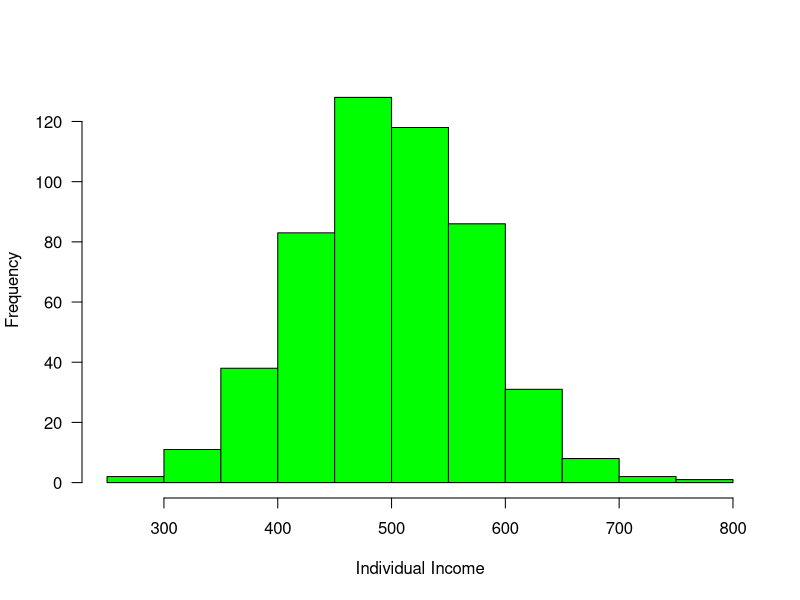
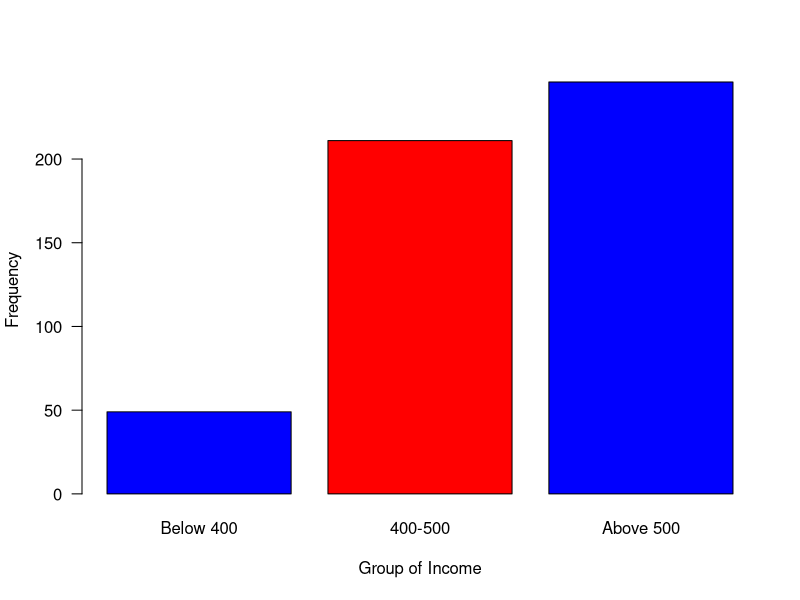

The R script that drew these images, in order:
## ---- chunk 1
2+3
## ---- chunk 2
x = 5
x^2
## ---- chunk 3
data = rnorm(25)
sum(data)
sd(data)
mean(data)
median(data)
## ---- chunk 4
# getwd()
setwd("E:/Data Manipulation/R_dege/")
## ---- chunk 5
require(dplyr)
require(readr)
require(lubridate)
require(readxl)
require(haven)
require(ggplot2)
require(kableExtra)

## ---- chunk 6
int.1 = 1:9
int.2 = seq(23, 1500, 68)
## ---- chunk 7
num = seq(2.5, 45, 3.8)
## ---- chunk 8
kata = c("Dege", "Mchikichini", "Mwembe Mdogo", "Cheka")
class(kata)
## ---- chunk 9
sex = c("Male", "Female", "Male", "Male", "Female")
sex = as.factor(sex)
class(sex)

levels(sex)

## ---- chunk 10

levels(sex)

levels(kata)
## ---- chunk 11

income = rnorm(n = 508, mean = 500, sd = 80)
hist(income, col = "green", main = "", las = 1, xlab = "Individual Income")
#mosaic::plotDist(dist = "norm", mean = 500, sd = 80)

## ---- chunk 12
group = cut(income, breaks = c(300,400,500,800),
            labels = c("Below 400", "400-500", "Above 500"))
is.factor(group)
levels(group)
## ---- chunk 13

barplot(table(group), las = 1, horiz = FALSE, col = c("blue", "red", "blue"), ylab = "Frequency", xlab = "Group of Income")
## ---- chunk 14
data = data.frame(group, income)
## ---- chunk 15
test <- c('red','red','blue','yellow','blue','green')
## ---- chunk 16
Name <- c('Adam','Benjamin','Caleb','Daniel','Ephriam', 'Frank','Gideon')
GPA <- c(3.2, 3.8, 2.6, 2.3, 3.4, 3.7, 4.0)
Major <- c('Math','Forestry','Biology','Forestry','Forestry','Math','Forestry')

## ---- chunk 17
# create vectors
Name  = c('Bob','Jeff','Mary')
Score = c(90, 75, 92)

dt = data.frame(Name, Score)
## ---- chunk 18
dt %>% 
  kable("html",caption = "Variables in the data frame", align = "c") %>%
  column_spec(column = 1:2, width = "4cm")
## ---- chunk 19
dt$Name
dt[,1]
## ---- chunk 20
dt$Score
dt[,2]
## ---- chunk 21
data(longley)

longley %>% 
  kable(caption = "Longleys' Economic dataset", align = "c", row.names = F) %>%
  column_spec(1:7, width = "3cm")
  
## ---- chunk 22
Girth = c(8.3, 8.6, 8.8, 10.5, 10.7, 10.8, 11.0)
Height= c(70, 65, 63, 72, 81, 83, 66)
Volume= c(10.3, 10.3, 10.2, 16.4, 18.8, 19.7, 15.6)
